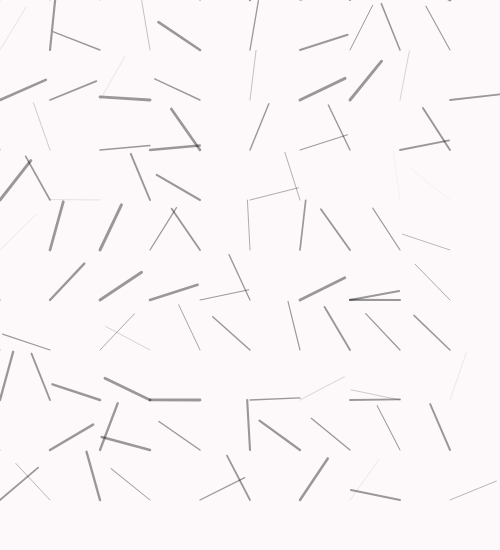
Frame 1 (no input)
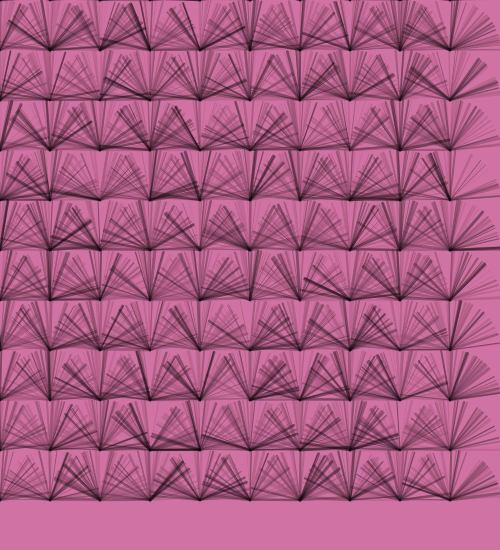
Frame 60 (no input)
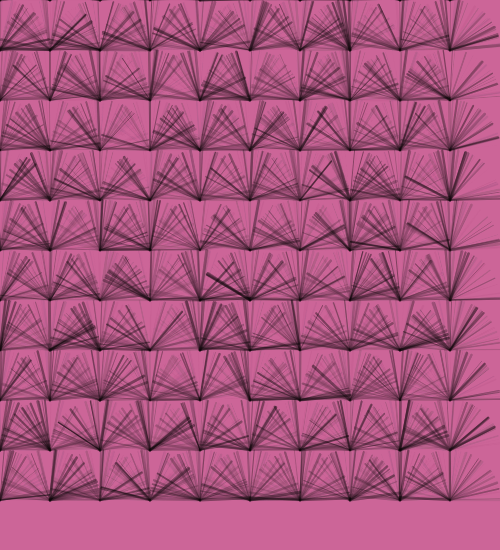
Frame 120 (the mouse pressed at the canvas centre since frame 60)

The p5.js sketch that drew these frames (run headless with seeded random() and noise() and a simulated clock; from frame 60 on, the mouse is pressed at the canvas centre):

// p5.js sketch
// ── sketch.js
// rif Daniel Shiffman CC #24
// perlin noise flow field
// codice commentato in italiano

//punto di partenza per spiegare come funziona perlin noise in 2d

var inc = 0.1; // aumentando ci sono più variazioni di colore || default 0.01
var scl = 50; // un vector ogni 10 pixel
var cols, rows;

var fr; //framerate

function setup() {
	createCanvas(500, 550);
	//pixelDensity(1); // annulla la visualizzazione hd del retina display
	cols = floor (width/scl);
	rows = floor (height / scl);
	fr = createP(''); //crea il paragrafo per visualizzare il frameRate corrente
}

function draw() {
	background(200, 100, 150, 10);
	//randomSeed(10);
var yoff = 0;

  for (var y = 0; y < rows; y++) { //righe dell'array di pixel
    var xoff = 0;											// slittamento in orizzontale del noise
    for (var x = 0; x < cols; x++) { //colonne dell'array di pixel
      var index = (x + y * width) * 4; // visualizzazione di ogni punto in base alla larghezza
      var r = noise(xoff, yoff) * 255; // aggiungo il noise per l'interpolazione
  	  
  	  //invece di riempire la griglia, voglio delle linee vector
  	  var v = p5.Vector.fromAngle(random(-PI)); // 0 linee orizzontali PI/2 verticali
  	  xoff += inc;
  	  strokeWeight(random(3));
	   	stroke(0, 100);
	   	push();
	   	
	   	translate(x * scl, y * scl);
	   	rotate(v.heading());
	   	line(0,0, scl, 0);
	   	
	   	pop();
	   	
	   	//fill(random(255));
	   	//fill(r);
   		//rect(x * scl, y * scl, scl,scl); // griglia di pixel
    }
    yoff += inc;
  }
	fr.html(floor(frameRate())); // arrotonda e visualizza il P che contiene il frameRate
}
// ── particle.js
// vedi particle in nature of code
// ogni particle ha una posizione, velocità e accelerazione
// viene aggiornata e resettata ai valori iniziali

function Particle () {
	this.pos = createVector(random(width), random(height));
	this.vel = createVector(0,0);
	this.acc = createVector(0,0);
	
	this.update = function () {
		this.vel.add(this.acc);
		this.pos.add(this.vel);
		this.acc.mult(0); //azzera
		
	}
	
	this.applyForce = function (force) {
		this.acc.add(force);
	}
	
	
	this.show = function () {
		
		stroke(0);
		point(this.pos.x, this.pos.y); // punto a sin in alto è la particle aggiunta
	} 
	
}
